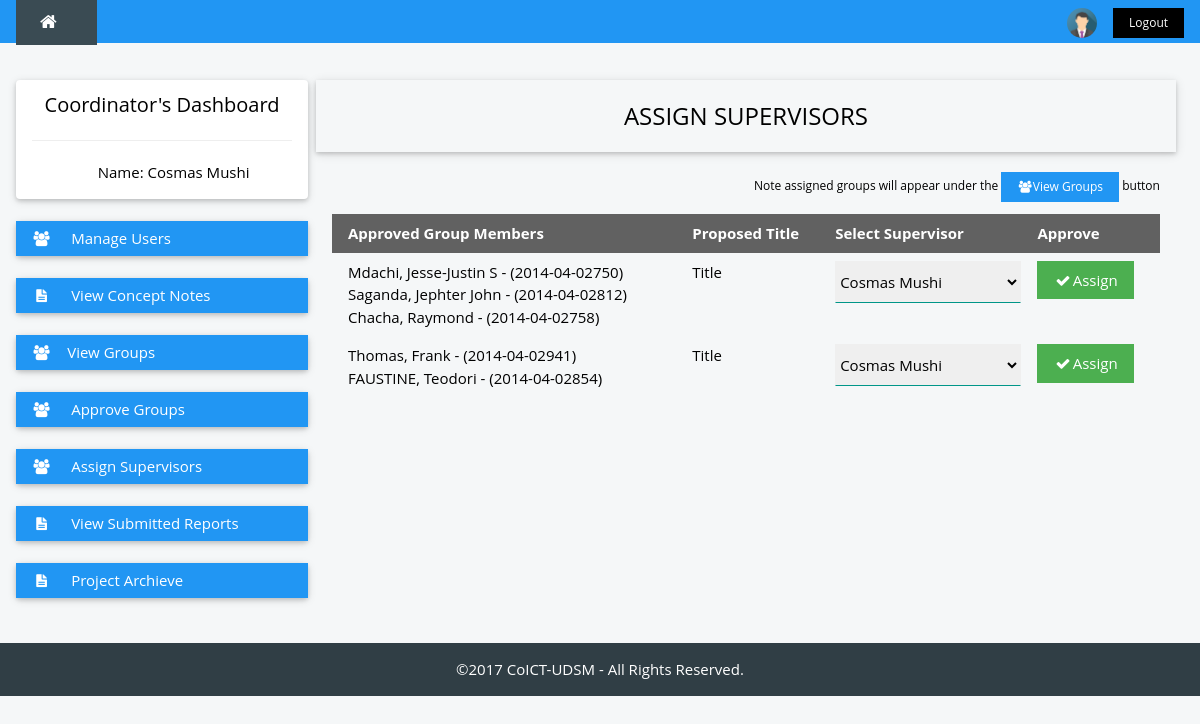
The app's page /coordinator/assign-supervisor.php (signed in), older data.
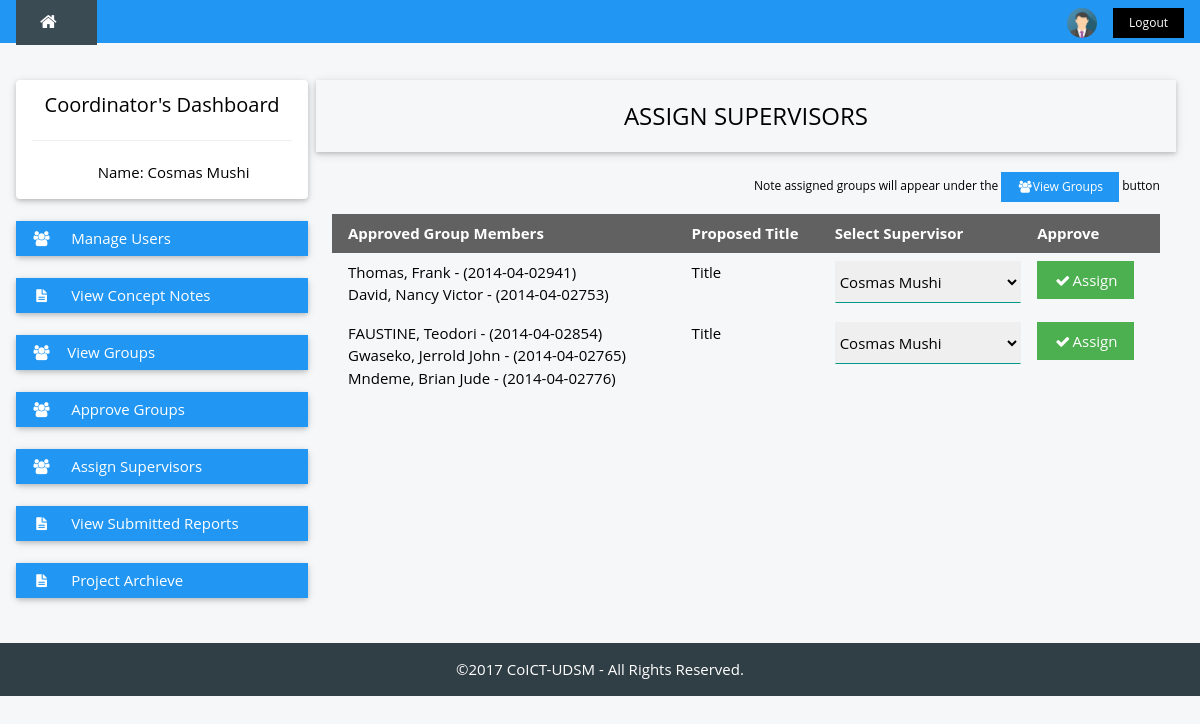
The same page, newer data.
### tables this page shows
CREATE TABLE `suggestedgroup` (
  `sugId` int(11) NOT NULL,
  `fMember` varchar(13) NOT NULL,
  `sMember` varchar(13) NOT NULL,
  `tMember` varchar(13) NOT NULL,
  `approval` varchar(13) NOT NULL
);

CREATE TABLE `student` (
  `regNo` varchar(13) NOT NULL,
  `fName` varchar(25) NOT NULL,
  `mName` varchar(25) DEFAULT NULL,
  `lName` varchar(25) NOT NULL,
  `email` varchar(30) NOT NULL,
  `phoneNo` varchar(20) NOT NULL,
  `course` varchar(50) NOT NULL
);

### coordinator/assign-supervisor.php (the view, shortened to what this page needs)
<?php
  include '../header.php';
?>
<div class="w3-container w3-content" style="max-width:1400px;margin-top:80px">
  <div class="w3-row">
    <div class="w3-col m3">
    <?php
      include 'coord-nav.php';
    ?>
    </div>
    <div class="w3-col m9">
      <div id="main">
      <div class="w3-row-padding">
        <div class="w3-card-2 ">
            <div class="w3-container w3-padding">
              <div class="w3-col m12">
              <h3 class="w3-center">ASSIGN SUPERVISORS</h3>
              </div>
            </div>
          </div>
        <div class=" ">
         <div class="w3-container w3-padding">
         <p class="w3-small w3-right-align">Note assigned groups will appear under the <button onclick="viewGroups()" class="w3-btn w3-blue w3-left-align"><i class="fa fa-users fa-fw "></i>View Groups </button> button</p>
          <div class="w3-center">
           <?php
            $sqlgrp = mysqli_query($dbcon, "SELECT * FROM `suggestedgroup` WHERE approval='approved'") or die(mysqli_error($dbcon));
            $num_row = mysqli_num_rows($sqlgrp);
            if ($num_row < 0) {
              echo "There are groups to assign";
             }
             else { ?>
               <table class="w3-table w3">
                <thead>
                  <tr class="w3-dark-grey">
                    <th>Approved Group Members</th>
                    <th>Proposed Title</th>
                    <th>Select Supervisor </th>
                    <th>Approve</th>
                  </tr>
                </thead>
                <?php
                  while($group_row = mysqli_fetch_array($sqlgrp)) {
                ?>
                <tr>
                  <td>
                  <?php
                   	$member1 = $group_row['fMember'];
                    $result1 = mysqli_query($dbcon, "SELECT * FROM student WHERE regNo = '$member1'") or die(mysqli_error());
                    $member_row1 = mysqli_fetch_array($result1);
                    echo $member_row1['lName'].", ".$member_row1['fName']." ".$member_row1['mName']." - (".$member1.")<br> ";
                    $member2 =  $group_row['sMember'];
                    $result2 = mysqli_query($dbcon, "SELECT * FROM student WHERE regNo = '$member2'") or die(mysqli_error());
                    $member_row2 = mysqli_fetch_array($result2);
                    if (!empty($member_row2)) {
                    	echo $member_row2['lName'].", ".$member_row2['fName']." ".$member_row2['mName']." - (".$member2.")<br> ";
                  	}
                    $member3 =  $group_row['tMember'];
                    $result3 = mysqli_query($dbcon, "SELECT * FROM student WHERE regNo = '$member3'") or die(mysqli_error());
                    $member_row3 = mysqli_fetch_array($result3);
                    if (!empty($member_row3)) {
                    	echo $member_row3['lName'].", ".$member_row3['fName']." ".$member_row3['mName']." - (".$member3.")<br> ";
                    }
                  ?>
                  </td>
                  <td><?php
                   $title="Title";
                   echo $title;
                  ?></td>
                  <td><form method="POST" action="<?php echo htmlspecialchars($_SERVER["PHP_SELF"]);?>">
                  	<select class="w3-select" name="assignedsupervisor">
                  	<?php
                  		$result = mysqli_query($dbcon, "SELECT * FROM supervisor") or die(mysql_error());
                  		while ($user_row = mysqli_fetch_array($result)) {
                  		$supervisor = $user_row['empId'];
          						echo "<option value=".$supervisor.">".$user_row['fName']." ".$user_row['lName']."</option>";
          						 } ?>
					</select>
                   </td>
                  	<td>
                    <button class="w3-padding w3-btn w3-green " type="submit" name="assign"><i class="fa fa-check fa-fw"></i>Assign</button>
                    </td>
                </tr>
                <?php }  ?>
              </table>
             <?php
             }
             ?>
            </div>
          </div>
        </div>
      </div>
      <br />
      </div>
    </div>
  </div>
</div>
<br>
<?php
  include '../footer.php';
?>
</body>
</html>

### header.php (shortened to what this page needs)
<!DOCTYPE html>
<head>
  		<link rel="stylesheet" type="text/css" href="../styles/w3.css">
			<link rel="stylesheet" type="text/css" href="../styles/style.css">
			<link rel="stylesheet" type="text/css" href="../styles/w3-theme-blue-grey.css">
			<link rel="stylesheet" href="../fonts/font-awesome.min.css">
</head>
<body class="w3-theme-l5" onload="">
<div class="w3-top">
 <div class="w3-bar w3-blue w3-left-align w3-large w3-padding">
  <a href="index.php" class="w3-bar-item w3-button w3-padding-large w3-theme-d4"><i class="fa fa-home w3-margin-right"></i></a>
    <a href="../logout.php" title="Logout"><button class="w3-bar-item w3-btn w3-small w3-hide-small w3-right w3-hover-white">Logout</button></a>
  <span onclick="loadUser()" class="w3-bar-item w3-button w3-hide-small w3-right w3-margin-right w3-hover-light-grey" title="My Account"><img src="../images/avatar.png" class="w3-circle" style="height:30px;width:30px" alt="Account" title="My Account"></span>
 </div>
</div>

### coordinator/coord-nav.php (shortened to what this page needs)
<div class="w3-card-2 w3-round w3-white">
        <div class="w3-center w3-container">
         <h4 class="">Coordinator's Dashboard</h4>
         <hr>
         <p><i class="fa fa-person fa-fw "></i> Name: <?php echo "Cosmas Mushi" ?></p>
        </div>
      </div>
      <br>
       <div class="w3-card-2 w3-round">
        <div class="w3-white">
          <button onclick="myFunction('Demo3')" class="w3-btn-block w3-blue w3-left-align"><i class="fa fa-users fa-fw w3-margin-right"></i> Manage Users</button>
        </div>
      </div>
      <br />
      <div class="w3-card-2 w3-round">
            <div class="w3-white">
            <?php
            $studentconcept = mysqli_query($dbcon, "SELECT * FROM conceptnote ") or die(mysqli_error());
            $concept_num_row = mysqli_num_rows($studentconcept);
            if($concept_num_row > "0") { ?>
                <a href="viewconcepts.php"><button class="w3-btn w3-btn-block w3-blue w3-left-align"><i class="fa fa-file-text fa-fw w3-margin-right"></i> View Concept Notes</button></a>
                <?php }
            else {
                echo "There are no any submitted concepts. <br />";
            }
            ?>
        </div>
      </div>
      <br />
        <div class="w3-card-2 w3-round">
        <div class="w3-white">
          <a href="groups.php"><button class="w3-btn-block w3-blue w3-left-align"><i class="fa fa-users fa-fw w3-margin-right"></i>View Groups </button></a>
          </div>
        </div>
        <br />
        <div class="w3-card-2 w3-round">
        <div class="w3-white">
              <a href="approve-groups.php"><button  class="w3-btn w3-btn-block w3-blue w3-left-align"><i class="fa fa-users fa-fw w3-margin-right"></i> Approve Groups</button></a>
        </div>
      </div>
      <br />
      <div class="w3-card-2 w3-round">
        <div class="w3-white">
               <a href="assign-supervisor.php"><button class="w3-btn w3-btn-block w3-blue w3-left-align"><i class="fa fa-users fa-fw w3-margin-right"></i> Assign Supervisors</button></a>
        </div>
      </div>
      <br />
      <div class="w3-card-2 w3-round">
        <div class="w3-white">
          <a href="viewreports.php"><button class="w3-btn-block w3-blue w3-left-align"><i class="fa fa-file-text fa-fw w3-margin-right"></i> View Submitted Reports</button></a>
        </div>
      </div>
      <br />
      <div class="w3-card-2 w3-round">
        <div class="w3-white">
          <a href="../search-projects.php"><button id="" class="w3-btn-block w3-blue w3-left-align" ><i class="fa fa-file-text fa-fw w3-margin-right"></i> Project Archieve</button></a>
        </div>
      </div>
      <br>

### footer.php (shortened to what this page needs)
<footer class="w3-container w3-theme-d5 w3-center">
      <div class="w3-container">
        <p>&copy<?php $yr=getdate(date("U")); echo "$yr[year]";   ?> CoICT-UDSM - All Rights Reserved. </p>
      </div>
</footer>
</body>
</html>

### styles/w3-theme-blue-grey.css (style rules this page uses)
.w3-theme-l5 { color:#000 !important; background-color:#f5f7f8 !important }
.w3-theme-d4 { color:#fff !important; background-color:#3a4b53 !important }
.w3-theme-d5 { color:#fff !important; background-color:#303e45 !important }

### header.php (style rules this page uses)
html,body,h1,h2,h3,h4,h5 { font-family: "Open Sans", sans-serif }

Row changes from the older to the newer data that the page shows:
no longer on this page (row edited): suggestedgroup: student.lName "Mdachi", student.fName "Jesse-Justin", student.mName "S", fMember "2014-04-02750", student.lName "Saganda", student.fName "Jephter", student.mName "John", sMember "2014-04-02812", student.lName "Chacha", student.fName "Raymond", tMember "2014-04-02758", title "Title"
changed suggestedgroup "Thomas": student.lName "FAUSTINE" → "David"; student.fName "Teodori" → "Nancy"; student.mName (not shown) → "Victor"; sMember "2014-04-02854" → "2014-04-02753"
added suggestedgroup: student.lName "FAUSTINE", student.fName "Teodori", fMember "2014-04-02854", student.lName "Gwaseko", student.fName "Jerrold", student.mName "John", sMember "2014-04-02765", student.lName "Mndeme", student.fName "Brian", student.mName "Jude", tMember "2014-04-02776", title "Title"
